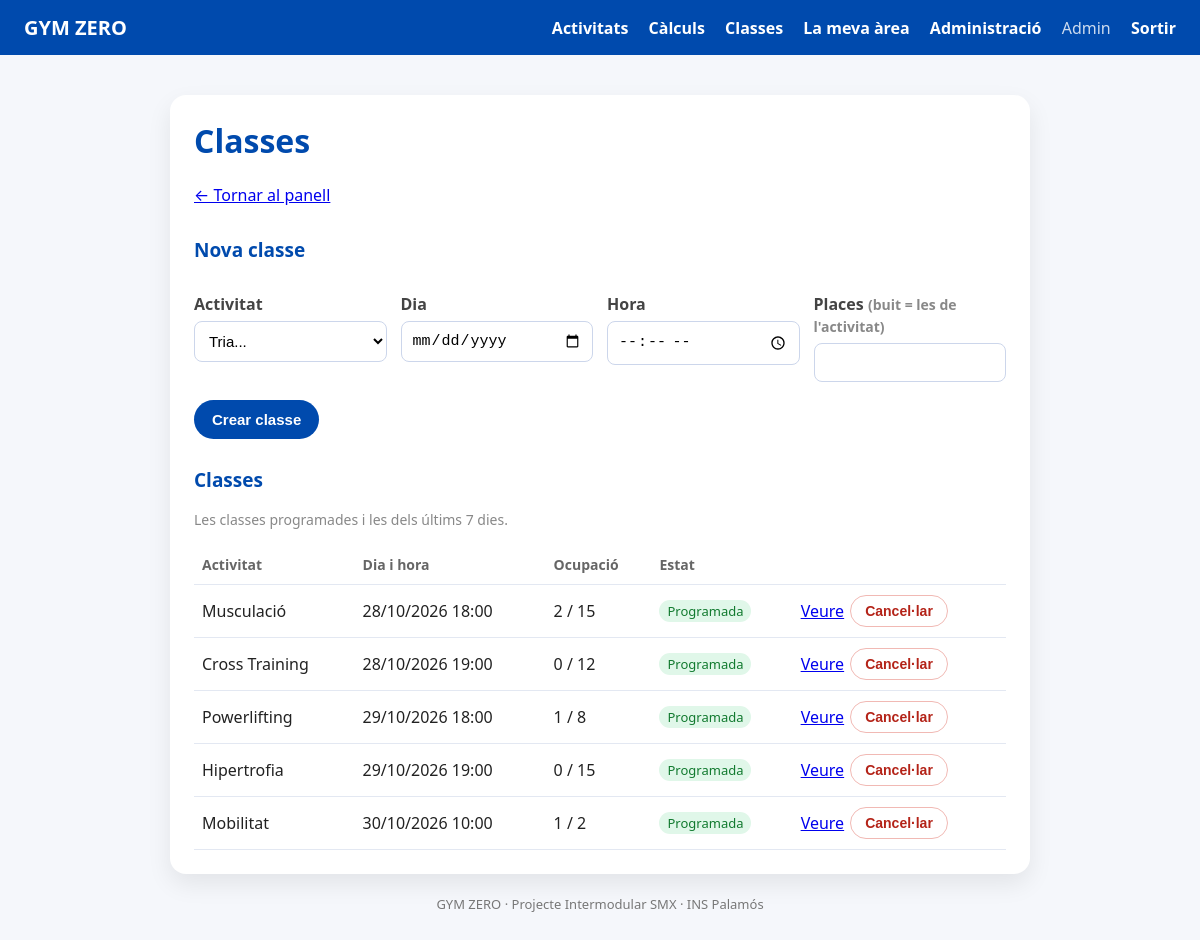
The page /admin/classes.php (signed in) on the database its author committed.
### tables this page shows
CREATE TABLE classes (
  id            INT UNSIGNED AUTO_INCREMENT PRIMARY KEY,
  activitat_id  INT UNSIGNED NOT NULL,
  inici         DATETIME     NOT NULL,
  places        SMALLINT UNSIGNED NOT NULL,
  cancelada     TINYINT(1)   NOT NULL DEFAULT 0,
  CONSTRAINT fk_classes_activitat FOREIGN KEY (activitat_id)
    REFERENCES activitats(id) ON UPDATE CASCADE ON DELETE RESTRICT,
  CONSTRAINT uq_classes_activitat_inici UNIQUE (activitat_id, inici),
  CONSTRAINT ck_classes_places CHECK (places > 0)
);

CREATE TABLE activitats (
  id                 INT UNSIGNED AUTO_INCREMENT PRIMARY KEY,
  nom                VARCHAR(60)  NOT NULL,
  descripcio         TEXT         NULL,
  durada_min         SMALLINT UNSIGNED NOT NULL DEFAULT 60,
  places_per_defecte SMALLINT UNSIGNED NOT NULL DEFAULT 15,
  activa             TINYINT(1)   NOT NULL DEFAULT 1,
  CONSTRAINT uq_activitats_nom UNIQUE (nom)
);

### www/inc/sessio.php (called while the page is built, shortened)
<?php
function h($text)
{
    return htmlspecialchars((string) $text, ENT_QUOTES, 'UTF-8');
}

### www/admin/classes.php (the view, shortened to what this page needs)
<?php
require_once __DIR__ . '/../inc/sessio.php';
require_once __DIR__ . '/../inc/bd.php';
$classes = $connexio->query(
    "SELECT c.id, a.nom, c.inici, c.places, c.cancelada, c.inici <= NOW() AS passada,
            (SELECT COUNT(*) FROM reserves r WHERE r.classe_id = c.id AND r.estat = 'confirmada') AS ocupades
       FROM classes c JOIN activitats a ON a.id = c.activitat_id
      WHERE c.inici > NOW() - INTERVAL 7 DAY
      ORDER BY c.inici"
)->fetchAll();
require __DIR__ . '/../inc/capcalera.php';
?>
<p><a href="./">&larr; Tornar al panell</a></p>
<h2>Nova classe</h2>
<form method="POST">
  <div class="fila-camps">
    <div>
      <label for="activitat_id">Activitat</label>
      <select id="activitat_id" name="activitat_id" required>
        <option value="">Tria...</option>
      </select>
    </div>
    <div>
      <label for="data">Dia</label>
      <input id="data" name="data" type="date" min="<?= date('Y-m-d') ?>" required>
    </div>
    <div>
      <label for="hora">Hora</label>
      <input id="hora" name="hora" type="time" required>
    </div>
    <div>
      <label for="places">Places <span class="subtil">(buit = les de l'activitat)</span></label>
      <input id="places" name="places" type="number" min="1" max="200">
    </div>
  </div>
  <button type="submit">Crear classe</button>
</form>
<h2>Classes</h2>
<p class="subtil">Les classes programades i les dels últims 7 dies.</p>
<?php if (!$classes): ?>
  <p>No hi ha classes.</p>
<?php else: ?>
  <table>
    <tr><th>Activitat</th><th>Dia i hora</th><th>Ocupació</th><th class="amaga-mobil">Estat</th><th></th></tr>
    <?php foreach ($classes as $c): ?>
      <tr>
        <td><?= h($c['nom']) ?></td>
        <td><?= date('d/m/Y H:i', strtotime($c['inici'])) ?></td>
        <td><?= (int) $c['ocupades'] ?> / <?= (int) $c['places'] ?></td>
        <td class="amaga-mobil">
          <?php if ($c['cancelada']): ?><span class="etiqueta vermella">Cancel·lada</span>
          <?php elseif ($c['passada']): ?><span class="etiqueta">Feta</span>
          <?php else: ?><span class="etiqueta verda">Programada</span><?php endif; ?>
        </td>
        <td>
          <div class="accions">
            <a href="classe.php?id=<?= (int) $c['id'] ?>">Veure</a>
            <?php if (!$c['cancelada'] && !$c['passada']): ?>
              <form method="POST" onsubmit="return confirm('Segur que vols cancel·lar aquesta classe? S\'avisarà els clients que l\'han reservada.');">
                <button class="btn-cancel">Cancel·lar</button>
              </form>
            <?php endif; ?>
          </div>
        </td>
      </tr>
    <?php endforeach; ?>
  </table>
<?php endif; ?>
<?php require __DIR__ . '/../inc/peu.php'; ?>

### www/css/area.css (style rules this page uses)
body { margin: 0; font-family: system-ui, -apple-system, "Segoe UI", sans-serif; background: #f5f7fb; color: #222; }
h2 { color: #004aad; font-size: 19px; margin-top: 28px; }
p { color: #555; line-height: 1.6; }
label { display: block; margin-top: 14px; font-weight: 600; color: #444; }
input, select, textarea { width: 100%; background: white; padding: 10px; margin-top: 6px; border-radius: 8px; border: 1px solid #ccd6eb; font-size: 15px; box-sizing: border-box; }
button, .btn { display: inline-block; margin-top: 18px; padding: 11px 18px; border-radius: 999px; border: none; background: #004aad; color: white; font-weight: 700; cursor: pointer; text-decoration: none; font-size: 15px; }
table { width: 100%; border-collapse: collapse; margin-top: 12px; }
th, td { text-align: left; padding: 10px 8px; border-bottom: 1px solid #e3e8f2; }
th { color: #666; font-size: 14px; }
td form { margin: 0; }
td button { margin-top: 0; padding: 7px 14px; font-size: 14px; }
.btn-cancel { background: white; color: #b42318; border: 1px solid #f1b9b4; }
.fila-camps { display: flex; flex-wrap: wrap; gap: 0 14px; }
.fila-camps > div { flex: 1 1 160px; }
.subtil { color: #888; font-size: 14px; }
.etiqueta { display: inline-block; padding: 2px 8px; border-radius: 999px; font-size: 13px; background: #e3e8f2; color: #444; }
.etiqueta.verda { background: #e0f7e9; color: #117a2f; }
td .accions { display: flex; align-items: center; gap: 6px; flex-wrap: wrap; }

### rows shown on the page
classes: activitat.nom "Musculació", inici "28/10/2026 18:00", ocupades "2", places "15", cancelada "Programada"
classes: activitat.nom "Cross Training", inici "28/10/2026 19:00", ocupades "0", places "12", cancelada "Programada"
classes: activitat.nom "Powerlifting", inici "29/10/2026 18:00", ocupades "1", places "8", cancelada "Programada"
classes: activitat.nom "Hipertrofia", inici "29/10/2026 19:00", ocupades "0", places "15", cancelada "Programada"
classes: activitat.nom "Mobilitat", inici "30/10/2026 10:00", ocupades "1", places "2", cancelada "Programada"

### other values the page prints
$u['nom'] "Admin"
$titol "Classes"
